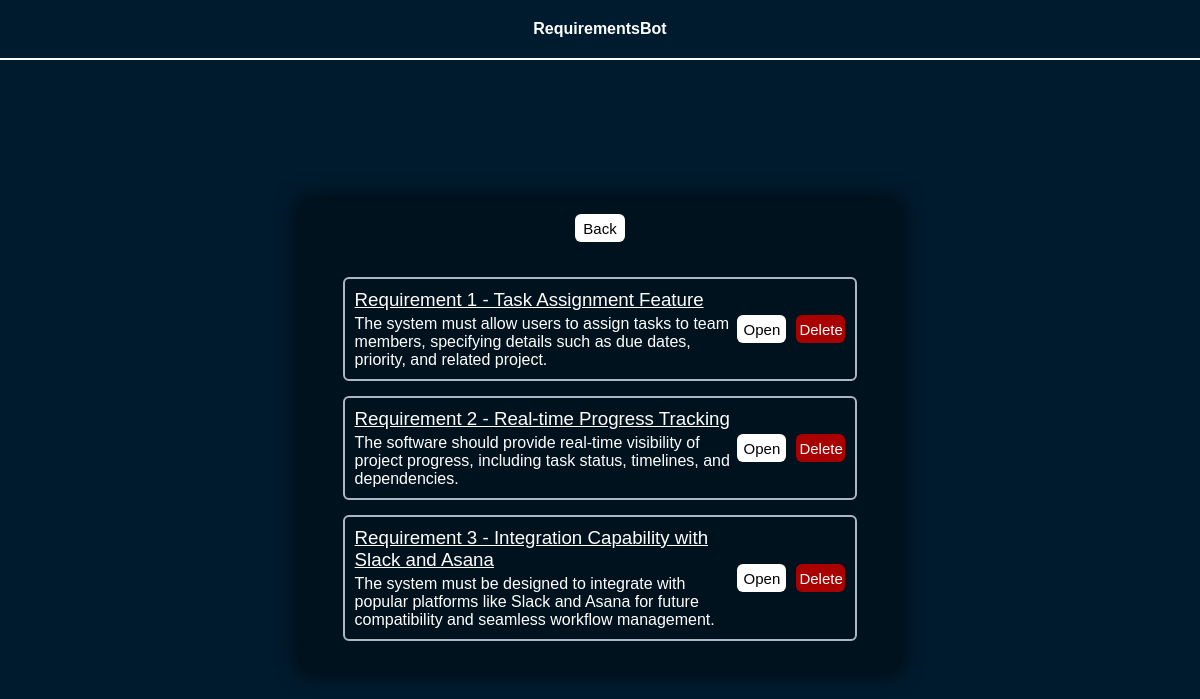
Page /requirements on the earlier database version.
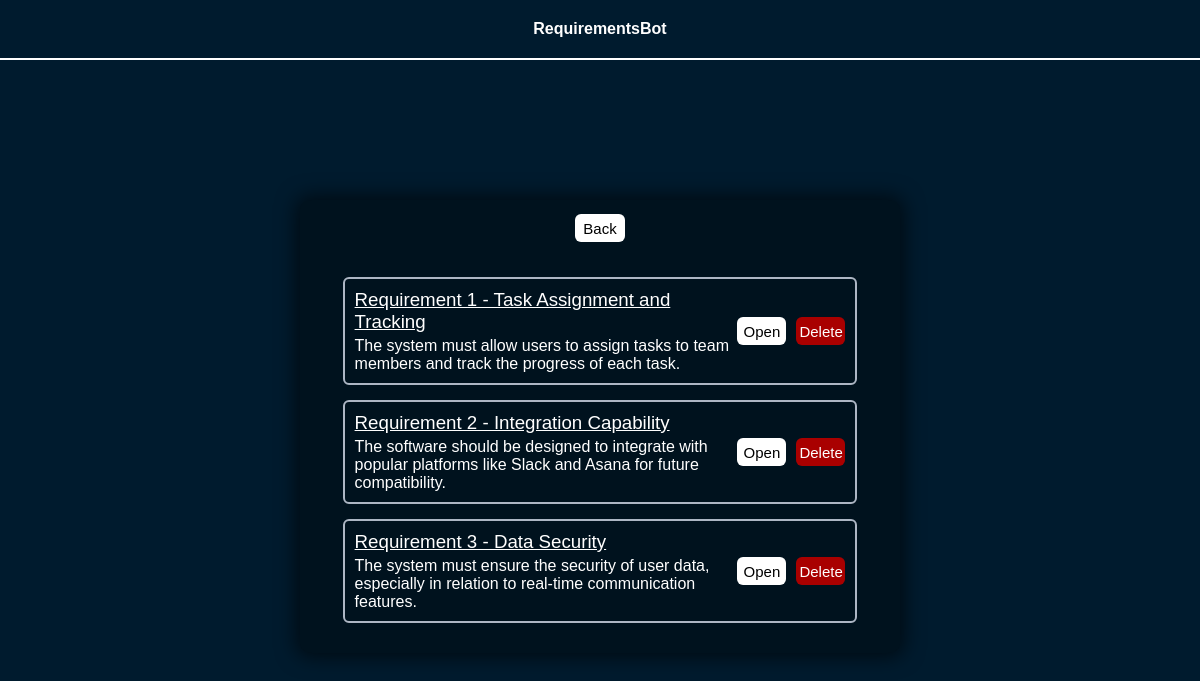
Same page on the later database version.
### GPTCommunication/models.py (models this page shows, shortened)
class RequirementsList(models.Model):
    requirementID = models.IntegerField(primary_key=True)
    requirementName = models.CharField(max_length=100)
    requirementDescription = models.TextField()

### GPTCommunication/views.py (the view)
# urls.py: path("requirements", views.RequirementDisplay.showRequirements, name="Requirements"),
    def showRequirements(request):
        requirements = RequirementsList.objects.all()
        return render(request, "GPTCommunication/requirements.html", {
            "requirements": requirements
        })

### GPTCommunication/templates/GPTCommunication/requirements.html (shortened to what this page needs)
{% extends "base.html" %}
{% load static %}
{% block css_files %}
    <link rel="stylesheet" href="{% static "GPTCommunication/requirements.css" %}">
{% endblock css_files %}
{% block content %}
<div id="Layout">
    <div id="BackButtonArea">
        <button id="BackButton" onclick="location.href='{% url "ReqGen"%}';">Back</button>
    </div>
    {% if requirements %}
    <div class="RequirementsArea">
        <div class="RequirementsList">
            {% for requirement in requirements %}
            <div class="Requirements">
                <div class="RequirementElement">
                    <div id="RequirementDescription" >
                        <h3 id="RequirementName">{{ requirement.requirementName }}</h3>
                        <p>{{ requirement.requirementDescription }}</p>
                    </div>
                    <div class="ButtonArea">
                        <div class="DetailButtonArea">
                            <button class="DetailButton" onclick="location.href='{% url "RequirementDetail" requirement.requirementID %}';">Open</button>
                        </div>
                        <div class="DeleteButtonArea">
                            <button class="DeleteButton" onclick="location.href='{% url "ConfDelete" requirement.requirementID %}';">Delete</button>
                        </div>
                    </div>
                </div>
            </div>
            {% endfor %}
        </div>
    </div>
    {% endif %}
</div>
{% endblock content %}

Differences in the rows shown:
removed RequirementsList: requirementName "Requirement 1 - Task Assignment Feature", requirementDescription "The system must allow users to assign tasks to team members, specifying details such as due dates, priority, and related project."
removed RequirementsList: requirementName "Requirement 2 - Real-time Progress Tracking", requirementDescription "The software should provide real-time visibility of project progress, including task status, timelines, and dependencies."
removed RequirementsList: requirementName "Requirement 3 - Integration Capability with Slack and Asana", requirementDescription "The system must be designed to integrate with popular platforms like Slack and Asana for future compatibility and seamless workflow management."
added RequirementsList: requirementName "Requirement 1 - Task Assignment and Tracking", requirementDescription "The system must allow users to assign tasks to team members and track the progress of each task."
added RequirementsList: requirementName "Requirement 2 - Integration Capability", requirementDescription "The software should be designed to integrate with popular platforms like Slack and Asana for future compatibility."
added RequirementsList: requirementName "Requirement 3 - Data Security", requirementDescription "The system must ensure the security of user data, especially in relation to real-time communication features."
